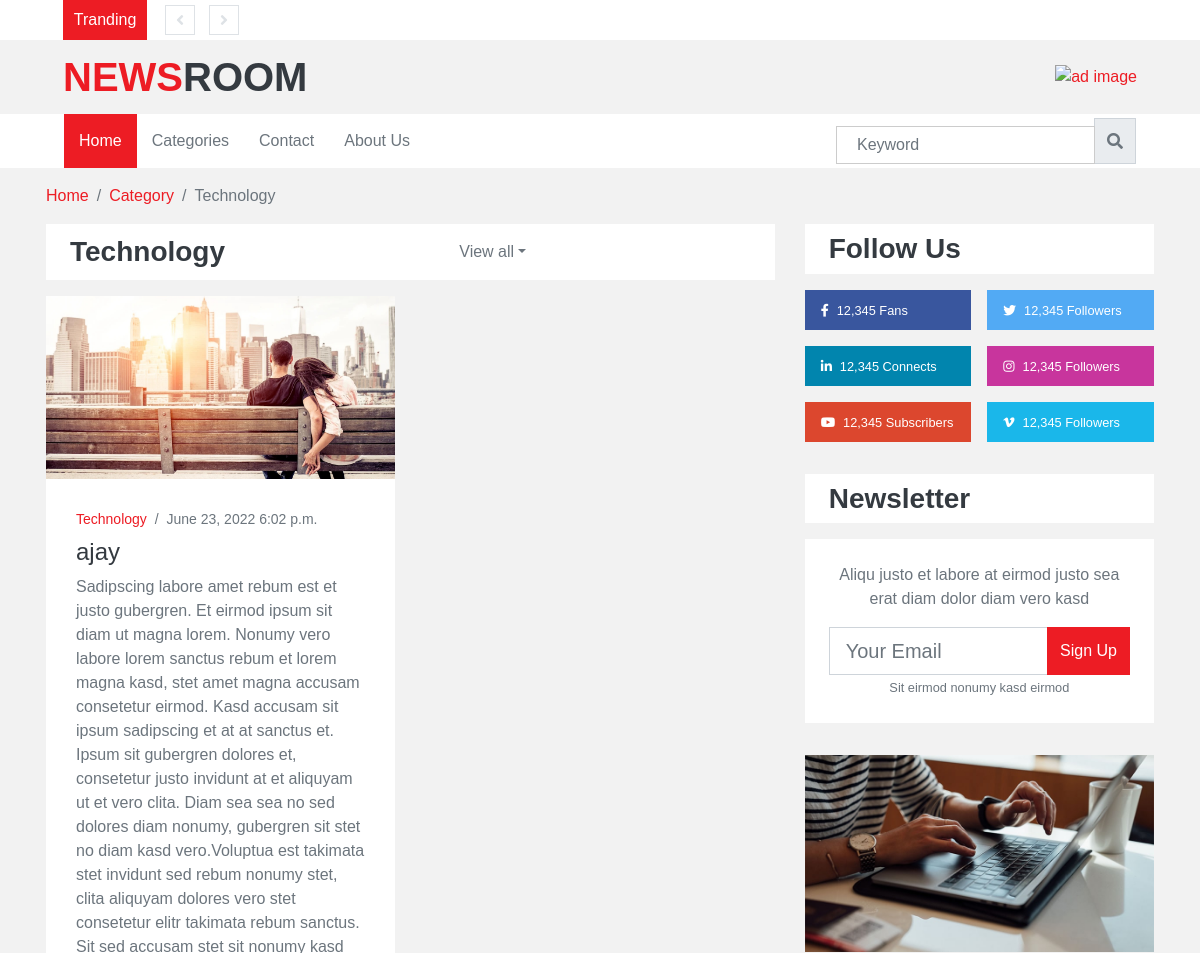
/cat/ (upper part), run on an earlier commit of the app's database.
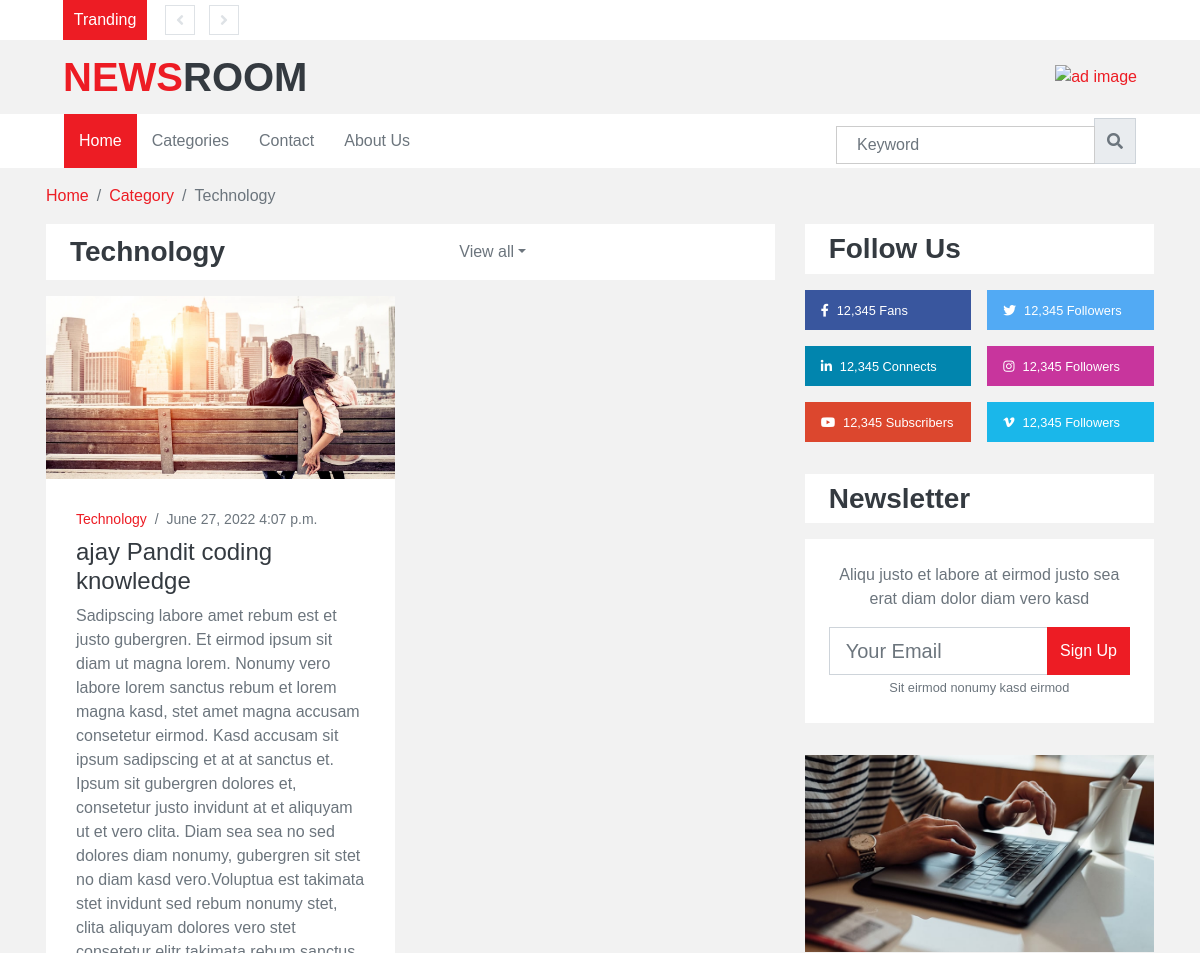
And on a later commit of the database.
### info/models.py (models this page shows)
class news_table(models.Model):
    title = models.TextField()
    des = models.TextField()
    category = models.TextField()
    pub_draft = models.BooleanField()
    youtube_link = models.URLField(max_length=300,null=True)
    date = models.DateField(null=False , blank=False)
    time = models.TimeField(null=False , blank=False)
    image = models.ImageField(null=True,blank=True,upload_to='')

### news/views.py (the view)
# urls.py: path('cat/',views.cat,name='cat'),
def cat(request):
    ctg = news_table.objects.filter(category='Technology',pub_draft=True).reverse()
    return render(request,'category.html',{'ctg': ctg,'allcat':category})

### templates/category.html (shortened to what the changed rows need)
{% extends 'index.html' %}
{% block content %}
    <div class="container-fluid">
        <div class="container">
            <nav class="breadcrumb bg-transparent m-0 p-0">
                <a class="breadcrumb-item" href="#">Home</a>
                <a class="breadcrumb-item" href="#">Category</a>
                <span class="breadcrumb-item active">{{ctg.0.category}}</span>
            </nav>
        </div>
    </div>
    <div class="container-fluid py-3">
        <div class="container">
            <div class="row">
                <div class="col-lg-8">
                    <div class="row">
                        <div class="col-12">
                            <div class="d-flex align-items-center justify-content-between bg-light py-2 px-4 mb-3">
                                <h3 class="m-0">{{ctg.0.category}}</h3>
                                <ul class="navbar-nav mr-auto">
                                <li class="nav-item dropdown">
                                </li>
                            </ul>
                            </div>
                        </div>
                        {%for i in ctg%}
                        <div class="col-lg-6">
                            <div class="position-relative mb-3">
                                <img class="img-fluid w-100" src="{{i.image.url}}" style="object-fit: cover;">
                                <div class="overlay position-relative bg-light">
                                    <div class="mb-2" style="font-size: 14px;">
                                        <a href="">{{i.category}}</a>
                                        <span class="px-1">/</span>
                                        <span>{{i.date}}</span>
                                        <span>{{i.time}}</span>
                                    </div>
                                    <a class="h4" href="">{{i.title}}</a>
                                    <p class="m-0">{{i.des}}</p>
                                </div>
                            </div>
                        </div>
                        {%endfor%}
                    </div>
                </div>
            </div>
        </div>
    </div>
   {% endblock %}

What changed in the data, as far as the page shows it:
changed news_table "Technology": date "June 23, 2022" → "June 27, 2022"; time "6:02 p.m." → "4:07 p.m."; title "ajay" → "ajay Pandit coding knowledge"
